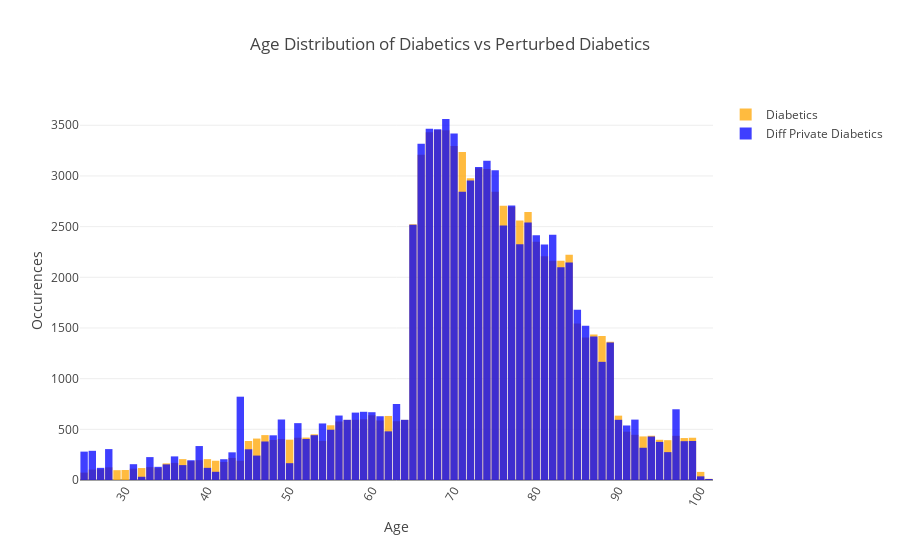
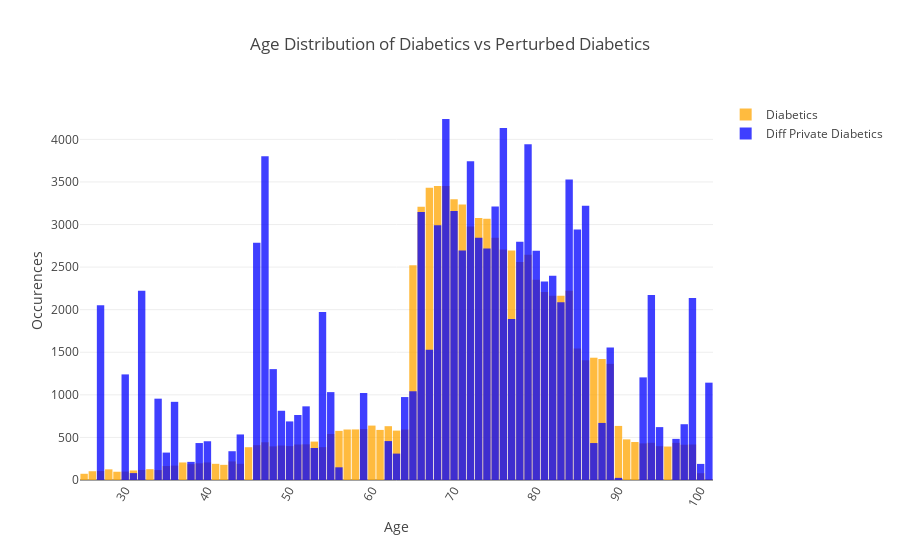
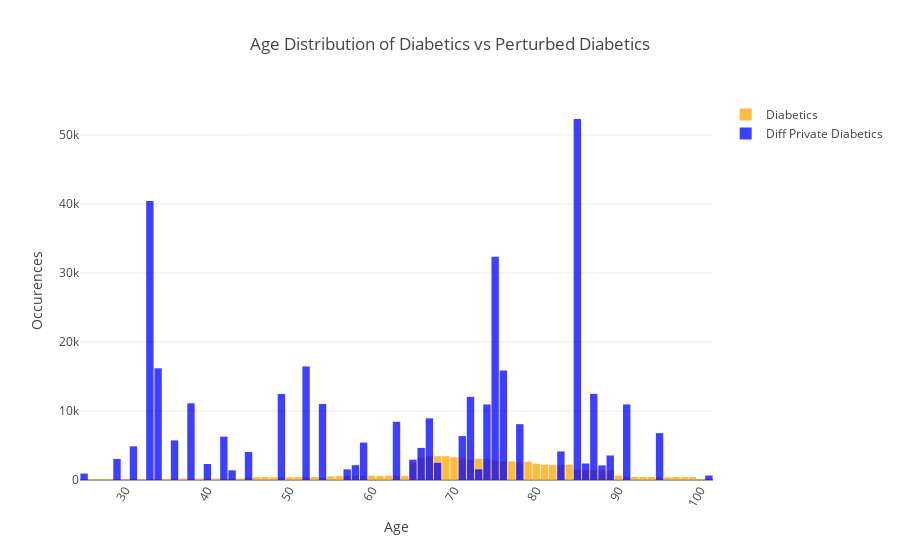

Notebook code for these charts, in order:
### Markdown cell above
We can pull random numbers from the lapacian distribution to perturb the data to protect people in the dataset.

### Code cell
perturbed_ages()

### Figure 1 — Plotly figure (JSON) as saved in the notebook; plotly's stock layout.template omitted (floating-point values rounded to 4 significant figures)
{"data": [{"marker": {"color": "#FFA500"}, "name": "Diabetics", "opacity": 0.75, "type": "bar", "x": [25, 26, 27, 28, 29, 30, 31, 32, 33, 34, 35, 36, 37, 38, 39, 40, 41, 42, 43, 44, 45, 46, 47, 48, 49, 50, 51, 52, 53, 54, 55, 56, 57, 58, 59, 60, 61, 62, 63, 64, 65, 66, 67, 68, 69, 70, 71, 72, 73, 74, 75, 76, 77, 78, 79, 80, 81, 82, 83, 84, 85, 86, 87, 88, 89, 90, 91, 92, 93, 94, 95, 96, 97, 98, 99, 100, 101], "y": [73, 103, 106, 125, 97, 99, 112, 118, 127, 117, 164, 169, 206, 186, 196, 206, 190, 178, 218, 190, 385, 409, 443, 395, 405, 398, 417, 419, 451, 386, 540, 577, 593, 594, 599, 639, 588, 632, 580, 593, 2523, 3209, 3431, 3453, 3452, 3296, 3236, 2977, 3077, 3069, 2845, 2706, 2696, 2561, 2645, 2351, 2208, 2163, 2163, 2223, 1544, 1405, 1436, 1421, 1364, 635, 477, 446, 430, 437, 397, 393, 436, 414, 417, 80, 12]}, {"marker": {"color": "#0000FF"}, "name": "Diff Private Diabetics", "opacity": 0.75, "type": "bar", "x": [25, 26, 27, 28, 29, 30, 31, 32, 33, 34, 35, 36, 37, 38, 39, 40, 41, 42, 43, 44, 45, 46, 47, 48, 49, 50, 51, 52, 53, 54, 55, 56, 57, 58, 59, 60, 61, 62, 63, 64, 65, 66, 67, 68, 69, 70, 71, 72, 73, 74, 75, 76, 77, 78, 79, 80, 81, 82, 83, 84, 85, 86, 87, 88, 89, 90, 91, 92, 93, 94, 95, 96, 97, 98, 99, 100, 101], "y": [280, 288, 120, 305, 0, 0, 156, 32, 226, 130, 154, 233, 147, 195, 335, 120, 81, 205, 273, 822, 303, 241, 380, 441, 597, 166, 561, 405, 442, 558, 496, 636, 594, 665, 673, 669, 629, 480, 750, 594, 2519, 3317, 3465, 3462, 3562, 3418, 2845, 2956, 3089, 3151, 3056, 2511, 2709, 2325, 2540, 2415, 2323, 2421, 2100, 2147, 1681, 1521, 1416, 1166, 1357, 594, 538, 596, 318, 429, 376, 275, 698, 383, 385, 36, 10]}], "layout": {"bargap": 0.1, "barmode": "overlay", "showlegend": true, "title": "Age Distribution of Diabetics vs Perturbed Diabetics", "xaxis": {"exponentformat": "none", "tickangle": 300, "title": "Age"}, "yaxis": {"title": "Occurences"}}}

### Figure 2 — Plotly figure (JSON) as saved in the notebook; plotly's stock layout.template omitted (floating-point values rounded to 4 significant figures)
{"data": [{"marker": {"color": "#FFA500"}, "name": "Diabetics", "opacity": 0.75, "type": "bar", "x": [25, 26, 27, 28, 29, 30, 31, 32, 33, 34, 35, 36, 37, 38, 39, 40, 41, 42, 43, 44, 45, 46, 47, 48, 49, 50, 51, 52, 53, 54, 55, 56, 57, 58, 59, 60, 61, 62, 63, 64, 65, 66, 67, 68, 69, 70, 71, 72, 73, 74, 75, 76, 77, 78, 79, 80, 81, 82, 83, 84, 85, 86, 87, 88, 89, 90, 91, 92, 93, 94, 95, 96, 97, 98, 99, 100, 101], "y": [73, 103, 106, 125, 97, 99, 112, 118, 127, 117, 164, 169, 206, 186, 196, 206, 190, 178, 218, 190, 385, 409, 443, 395, 405, 398, 417, 419, 451, 386, 540, 577, 593, 594, 599, 639, 588, 632, 580, 593, 2523, 3209, 3431, 3453, 3452, 3296, 3236, 2977, 3077, 3069, 2845, 2706, 2696, 2561, 2645, 2351, 2208, 2163, 2163, 2223, 1544, 1405, 1436, 1421, 1364, 635, 477, 446, 430, 437, 397, 393, 436, 414, 417, 80, 12]}, {"marker": {"color": "#0000FF"}, "name": "Diff Private Diabetics", "opacity": 0.75, "type": "bar", "x": [25, 26, 27, 28, 29, 30, 31, 32, 33, 34, 35, 36, 37, 38, 39, 40, 41, 42, 43, 44, 45, 46, 47, 48, 49, 50, 51, 52, 53, 54, 55, 56, 57, 58, 59, 60, 61, 62, 63, 64, 65, 66, 67, 68, 69, 70, 71, 72, 73, 74, 75, 76, 77, 78, 79, 80, 81, 82, 83, 84, 85, 86, 87, 88, 89, 90, 91, 92, 93, 94, 95, 96, 97, 98, 99, 100, 101], "y": [0, 0, 2053, 0, 0, 1240, 81, 2222, 0, 955, 322, 918, 0, 213, 434, 455, 0, 0, 338, 535, 0, 2786, 3803, 1302, 813, 688, 763, 865, 376, 1974, 1032, 149, 0, 0, 1022, 0, 0, 457, 310, 974, 1042, 3147, 1529, 2991, 4239, 3159, 2696, 3742, 2845, 2717, 3211, 4132, 1891, 2797, 3942, 2693, 2330, 2399, 2088, 3529, 2941, 3219, 434, 670, 1555, 25, 0, 0, 1205, 2173, 621, 0, 483, 655, 2136, 189, 1143]}], "layout": {"bargap": 0.1, "barmode": "overlay", "showlegend": true, "title": "Age Distribution of Diabetics vs Perturbed Diabetics", "xaxis": {"exponentformat": "none", "tickangle": 300, "title": "Age"}, "yaxis": {"title": "Occurences"}}}

### Figure 3 — Plotly figure (JSON) as saved in the notebook; plotly's stock layout.template omitted (floating-point values rounded to 4 significant figures)
{"data": [{"marker": {"color": "#FFA500"}, "name": "Diabetics", "opacity": 0.75, "type": "bar", "x": [25, 26, 27, 28, 29, 30, 31, 32, 33, 34, 35, 36, 37, 38, 39, 40, 41, 42, 43, 44, 45, 46, 47, 48, 49, 50, 51, 52, 53, 54, 55, 56, 57, 58, 59, 60, 61, 62, 63, 64, 65, 66, 67, 68, 69, 70, 71, 72, 73, 74, 75, 76, 77, 78, 79, 80, 81, 82, 83, 84, 85, 86, 87, 88, 89, 90, 91, 92, 93, 94, 95, 96, 97, 98, 99, 100, 101], "y": [73, 103, 106, 125, 97, 99, 112, 118, 127, 117, 164, 169, 206, 186, 196, 206, 190, 178, 218, 190, 385, 409, 443, 395, 405, 398, 417, 419, 451, 386, 540, 577, 593, 594, 599, 639, 588, 632, 580, 593, 2523, 3209, 3431, 3453, 3452, 3296, 3236, 2977, 3077, 3069, 2845, 2706, 2696, 2561, 2645, 2351, 2208, 2163, 2163, 2223, 1544, 1405, 1436, 1421, 1364, 635, 477, 446, 430, 437, 397, 393, 436, 414, 417, 80, 12]}, {"marker": {"color": "#0000FF"}, "name": "Diff Private Diabetics", "opacity": 0.75, "type": "bar", "x": [25, 26, 27, 28, 29, 30, 31, 32, 33, 34, 35, 36, 37, 38, 39, 40, 41, 42, 43, 44, 45, 46, 47, 48, 49, 50, 51, 52, 53, 54, 55, 56, 57, 58, 59, 60, 61, 62, 63, 64, 65, 66, 67, 68, 69, 70, 71, 72, 73, 74, 75, 76, 77, 78, 79, 80, 81, 82, 83, 84, 85, 86, 87, 88, 89, 90, 91, 92, 93, 94, 95, 96, 97, 98, 99, 100, 101], "y": [930, 0, 0, 0, 3049, 0, 4883, 0, 40419, 16186, 0, 5741, 0, 11110, 0, 2318, 0, 6283, 1404, 0, 4063, 0, 0, 0, 12460, 0, 0, 16453, 0, 11018, 0, 0, 1540, 2148, 5425, 0, 0, 0, 8439, 0, 2945, 4651, 8939, 2488, 0, 0, 6368, 12045, 1550, 10946, 32333, 15883, 0, 8094, 0, 0, 0, 0, 4137, 0, 52308, 2393, 12486, 2116, 3555, 0, 10952, 0, 0, 0, 6791, 0, 0, 0, 0, 0, 653]}], "layout": {"bargap": 0.1, "barmode": "overlay", "showlegend": true, "title": "Age Distribution of Diabetics vs Perturbed Diabetics", "xaxis": {"exponentformat": "none", "tickangle": 300, "title": "Age"}, "yaxis": {"title": "Occurences"}}}
